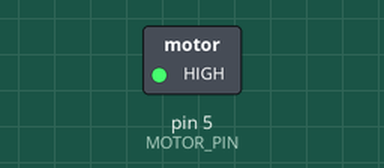
This sketch was run on a simulated Arduino Uno, built with avr-gcc and run on an emulated ATmega328P. Shown: switched loads named in the sketch (green lamp = pin HIGH). Dashed ring = blinking.

Above: at 0.2 s.
Timing chart, 0 to 3.0 s (numbered marks = the images above):
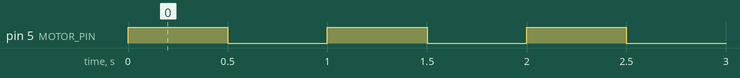

Measured:
- by itself, pin 5 (MOTOR_PIN): alternates HIGH for 0.50 s and LOW for 0.50 s

The sketch:

motor_test.ino
```cpp
#define MOTOR_PIN 5

int period = 1000;

void setup() {
  // put your setup code here, to run once:
  pinMode(MOTOR_PIN, OUTPUT);
}

void loop() {
  // put your main code here, to run repeatedly:
  digitalWrite(MOTOR_PIN, HIGH);
  delay(period/2);
  digitalWrite(MOTOR_PIN, LOW);
  delay(period/2);
}
```
